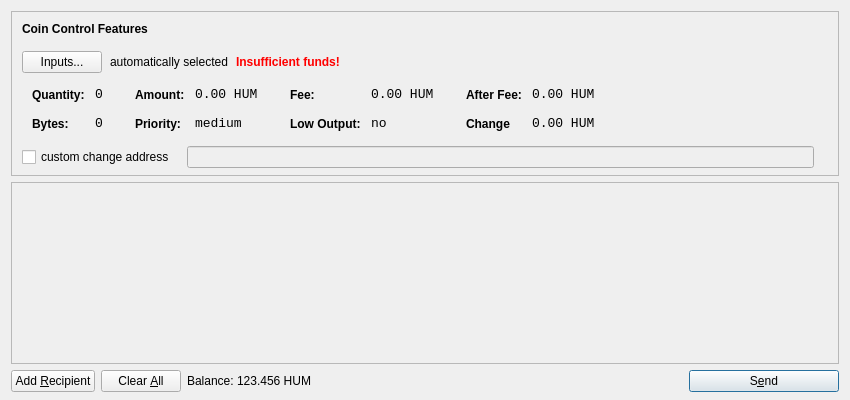
<?xml version="1.0" encoding="UTF-8"?>
<ui version="4.0">
 <class>SendCoinsDialog</class>
 <widget class="QDialog" name="SendCoinsDialog">
  <property name="geometry">
   <rect>
    <x>0</x>
    <y>0</y>
    <width>850</width>
    <height>400</height>
   </rect>
  </property>
  <property name="windowTitle">
   <string>Send Coins</string>
  </property>
  <layout class="QVBoxLayout" name="verticalLayout" stretch="0,1,0">
   <property name="bottomMargin">
    <number>8</number>
   </property>
   <item>
    <widget class="QFrame" name="frameCoinControl">
     <property name="sizePolicy">
      <sizepolicy hsizetype="Expanding" vsizetype="Expanding">
       <horstretch>0</horstretch>
       <verstretch>0</verstretch>
      </sizepolicy>
     </property>
     <property name="maximumSize">
      <size>
       <width>16777215</width>
       <height>16777215</height>
      </size>
     </property>
     <property name="frameShape">
      <enum>QFrame::StyledPanel</enum>
     </property>
     <property name="frameShadow">
      <enum>QFrame::Sunken</enum>
     </property>
     <layout class="QVBoxLayout" name="verticalLayoutCoinControl2">
      <property name="spacing">
       <number>-1</number>
      </property>
      <property name="leftMargin">
       <number>0</number>
      </property>
      <property name="topMargin">
       <number>0</number>
      </property>
      <property name="rightMargin">
       <number>0</number>
      </property>
      <property name="bottomMargin">
       <number>6</number>
      </property>
      <item>
       <layout class="QVBoxLayout" name="verticalLayoutCoinControl" stretch="0,0,0,0,1">
        <property name="spacing">
         <number>0</number>
        </property>
        <property name="leftMargin">
         <number>10</number>
        </property>
        <property name="topMargin">
         <number>10</number>
        </property>
        <item>
         <layout class="QHBoxLayout" name="horizontalLayoutCoinControl1">
          <property name="bottomMargin">
           <number>15</number>
          </property>
          <item>
           <widget class="QLabel" name="labelCoinControlFeatures">
            <property name="sizePolicy">
             <sizepolicy hsizetype="Preferred" vsizetype="Maximum">
              <horstretch>0</horstretch>
              <verstretch>0</verstretch>
             </sizepolicy>
            </property>
            <property name="font">
             <font>
              <weight>75</weight>
              <bold>true</bold>
             </font>
            </property>
            <property name="styleSheet">
             <string notr="true">font-weight:bold;</string>
            </property>
            <property name="text">
             <string>Coin Control Features</string>
            </property>
           </widget>
          </item>
         </layout>
        </item>
        <item>
         <layout class="QHBoxLayout" name="horizontalLayoutCoinControl2" stretch="0,0,0,0">
          <property name="spacing">
           <number>8</number>
          </property>
          <property name="bottomMargin">
           <number>10</number>
          </property>
          <item>
           <widget class="QPushButton" name="pushButtonCoinControl">
            <property name="styleSheet">
             <string notr="true"/>
            </property>
            <property name="text">
             <string>Inputs...</string>
            </property>
           </widget>
          </item>
          <item>
           <widget class="QLabel" name="labelCoinControlAutomaticallySelected">
            <property name="text">
             <string>automatically selected</string>
            </property>
            <property name="margin">
             <number>5</number>
            </property>
           </widget>
          </item>
          <item>
           <widget class="QLabel" name="labelCoinControlInsuffFunds">
            <property name="font">
             <font>
              <weight>75</weight>
              <bold>true</bold>
             </font>
            </property>
            <property name="styleSheet">
             <string notr="true">color:red;font-weight:bold;</string>
            </property>
            <property name="text">
             <string>Insufficient funds!</string>
            </property>
            <property name="margin">
             <number>5</number>
            </property>
           </widget>
          </item>
          <item>
           <spacer name="horizontalSpacerCoinControl">
            <property name="orientation">
             <enum>Qt::Horizontal</enum>
            </property>
            <property name="sizeHint" stdset="0">
             <size>
              <width>40</width>
              <height>1</height>
             </size>
            </property>
           </spacer>
          </item>
         </layout>
        </item>
        <item>
         <widget class="QWidget" name="widgetCoinControl" native="true">
          <property name="sizePolicy">
           <sizepolicy hsizetype="Preferred" vsizetype="Preferred">
            <horstretch>0</horstretch>
            <verstretch>0</verstretch>
           </sizepolicy>
          </property>
          <property name="minimumSize">
           <size>
            <width>0</width>
            <height>0</height>
           </size>
          </property>
          <property name="styleSheet">
           <string notr="true"/>
          </property>
          <layout class="QHBoxLayout" name="horizontalLayoutCoinControl5">
           <property name="margin">
            <number>0</number>
           </property>
           <item>
            <layout class="QHBoxLayout" name="horizontalLayoutCoinControl3" stretch="0,0,0,1">
             <property name="spacing">
              <number>20</number>
             </property>
             <property name="topMargin">
              <number>0</number>
             </property>
             <property name="bottomMargin">
              <number>10</number>
             </property>
             <item>
              <layout class="QFormLayout" name="formLayoutCoinControl1">
               <property name="horizontalSpacing">
                <number>10</number>
               </property>
               <property name="verticalSpacing">
                <number>14</number>
               </property>
               <property name="leftMargin">
                <number>10</number>
               </property>
               <property name="topMargin">
                <number>4</number>
               </property>
               <property name="rightMargin">
                <number>6</number>
               </property>
               <item row="0" column="0">
                <widget class="QLabel" name="labelCoinControlQuantityText">
                 <property name="styleSheet">
                  <string notr="true">font-weight:bold;</string>
                 </property>
                 <property name="text">
                  <string>Quantity:</string>
                 </property>
                 <property name="margin">
                  <number>0</number>
                 </property>
                </widget>
               </item>
               <item row="0" column="1">
                <widget class="QLabel" name="labelCoinControlQuantity">
                 <property name="font">
                  <font>
                   <family>Monospace</family>
                   <pointsize>10</pointsize>
                  </font>
                 </property>
                 <property name="cursor">
                  <cursorShape>IBeamCursor</cursorShape>
                 </property>
                 <property name="contextMenuPolicy">
                  <enum>Qt::ActionsContextMenu</enum>
                 </property>
                 <property name="text">
                  <string>0</string>
                 </property>
                 <property name="margin">
                  <number>0</number>
                 </property>
                 <property name="textInteractionFlags">
                  <set>Qt::LinksAccessibleByMouse|Qt::TextSelectableByKeyboard|Qt::TextSelectableByMouse</set>
                 </property>
                </widget>
               </item>
               <item row="1" column="0">
                <widget class="QLabel" name="labelCoinControlBytesText">
                 <property name="styleSheet">
                  <string notr="true">font-weight:bold;</string>
                 </property>
                 <property name="text">
                  <string>Bytes:</string>
                 </property>
                </widget>
               </item>
               <item row="1" column="1">
                <widget class="QLabel" name="labelCoinControlBytes">
                 <property name="font">
                  <font>
                   <family>Monospace</family>
                   <pointsize>10</pointsize>
                  </font>
                 </property>
                 <property name="cursor">
                  <cursorShape>IBeamCursor</cursorShape>
                 </property>
                 <property name="contextMenuPolicy">
                  <enum>Qt::ActionsContextMenu</enum>
                 </property>
                 <property name="text">
                  <string>0</string>
                 </property>
                 <property name="textInteractionFlags">
                  <set>Qt::LinksAccessibleByMouse|Qt::TextSelectableByKeyboard|Qt::TextSelectableByMouse</set>
                 </property>
                </widget>
               </item>
              </layout>
             </item>
             <item>
              <layout class="QFormLayout" name="formLayoutCoinControl2">
               <property name="horizontalSpacing">
                <number>10</number>
               </property>
               <property name="verticalSpacing">
                <number>14</number>
               </property>
               <property name="leftMargin">
                <number>6</number>
               </property>
               <property name="topMargin">
                <number>4</number>
               </property>
               <property name="rightMargin">
                <number>6</number>
               </property>
               <item row="0" column="0">
                <widget class="QLabel" name="labelCoinControlAmountText">
                 <property name="styleSheet">
                  <string notr="true">font-weight:bold;</string>
                 </property>
                 <property name="text">
                  <string>Amount:</string>
                 </property>
                 <property name="margin">
                  <number>0</number>
                 </property>
                </widget>
               </item>
               <item row="0" column="1">
                <widget class="QLabel" name="labelCoinControlAmount">
                 <property name="font">
                  <font>
                   <family>Monospace</family>
                   <pointsize>10</pointsize>
                  </font>
                 </property>
                 <property name="cursor">
                  <cursorShape>IBeamCursor</cursorShape>
                 </property>
                 <property name="contextMenuPolicy">
                  <enum>Qt::ActionsContextMenu</enum>
                 </property>
                 <property name="text">
                  <string>0.00 HUM</string>
                 </property>
                 <property name="textInteractionFlags">
                  <set>Qt::LinksAccessibleByMouse|Qt::TextSelectableByKeyboard|Qt::TextSelectableByMouse</set>
                 </property>
                </widget>
               </item>
               <item row="1" column="0">
                <widget class="QLabel" name="labelCoinControlPriorityText">
                 <property name="styleSheet">
                  <string notr="true">font-weight:bold;</string>
                 </property>
                 <property name="text">
                  <string>Priority:</string>
                 </property>
                </widget>
               </item>
               <item row="1" column="1">
                <widget class="QLabel" name="labelCoinControlPriority">
                 <property name="font">
                  <font>
                   <family>Monospace</family>
                   <pointsize>10</pointsize>
                  </font>
                 </property>
                 <property name="cursor">
                  <cursorShape>IBeamCursor</cursorShape>
                 </property>
                 <property name="contextMenuPolicy">
                  <enum>Qt::ActionsContextMenu</enum>
                 </property>
                 <property name="text">
                  <string>medium</string>
                 </property>
                 <property name="textInteractionFlags">
                  <set>Qt::LinksAccessibleByMouse|Qt::TextSelectableByKeyboard|Qt::TextSelectableByMouse</set>
                 </property>
                </widget>
               </item>
              </layout>
             </item>
             <item>
              <layout class="QFormLayout" name="formLayoutCoinControl3">
               <property name="horizontalSpacing">
                <number>10</number>
               </property>
               <property name="verticalSpacing">
                <number>14</number>
               </property>
               <property name="leftMargin">
                <number>6</number>
               </property>
               <property name="topMargin">
                <number>4</number>
               </property>
               <property name="rightMargin">
                <number>6</number>
               </property>
               <item row="0" column="0">
                <widget class="QLabel" name="labelCoinControlFeeText">
                 <property name="styleSheet">
                  <string notr="true">font-weight:bold;</string>
                 </property>
                 <property name="text">
                  <string>Fee:</string>
                 </property>
                 <property name="margin">
                  <number>0</number>
                 </property>
                </widget>
               </item>
               <item row="0" column="1">
                <widget class="QLabel" name="labelCoinControlFee">
                 <property name="font">
                  <font>
                   <family>Monospace</family>
                   <pointsize>10</pointsize>
                  </font>
                 </property>
                 <property name="cursor">
                  <cursorShape>IBeamCursor</cursorShape>
                 </property>
                 <property name="contextMenuPolicy">
                  <enum>Qt::ActionsContextMenu</enum>
                 </property>
                 <property name="text">
                  <string>0.00 HUM</string>
                 </property>
                 <property name="textInteractionFlags">
                  <set>Qt::LinksAccessibleByMouse|Qt::TextSelectableByKeyboard|Qt::TextSelectableByMouse</set>
                 </property>
                </widget>
               </item>
               <item row="1" column="0">
                <widget class="QLabel" name="labelCoinControlLowOutputText">
                 <property name="styleSheet">
                  <string notr="true">font-weight:bold;</string>
                 </property>
                 <property name="text">
                  <string>Low Output:</string>
                 </property>
                </widget>
               </item>
               <item row="1" column="1">
                <widget class="QLabel" name="labelCoinControlLowOutput">
                 <property name="font">
                  <font>
                   <family>Monospace</family>
                   <pointsize>10</pointsize>
                  </font>
                 </property>
                 <property name="cursor">
                  <cursorShape>IBeamCursor</cursorShape>
                 </property>
                 <property name="contextMenuPolicy">
                  <enum>Qt::ActionsContextMenu</enum>
                 </property>
                 <property name="text">
                  <string>no</string>
                 </property>
                 <property name="textInteractionFlags">
                  <set>Qt::LinksAccessibleByMouse|Qt::TextSelectableByKeyboard|Qt::TextSelectableByMouse</set>
                 </property>
                </widget>
               </item>
              </layout>
             </item>
             <item>
              <layout class="QFormLayout" name="formLayoutCoinControl4">
               <property name="horizontalSpacing">
                <number>10</number>
               </property>
               <property name="verticalSpacing">
                <number>14</number>
               </property>
               <property name="leftMargin">
                <number>6</number>
               </property>
               <property name="topMargin">
                <number>4</number>
               </property>
               <property name="rightMargin">
                <number>6</number>
               </property>
               <item row="0" column="0">
                <widget class="QLabel" name="labelCoinControlAfterFeeText">
                 <property name="styleSheet">
                  <string notr="true">font-weight:bold;</string>
                 </property>
                 <property name="text">
                  <string>After Fee:</string>
                 </property>
                 <property name="margin">
                  <number>0</number>
                 </property>
                </widget>
               </item>
               <item row="0" column="1">
                <widget class="QLabel" name="labelCoinControlAfterFee">
                 <property name="font">
                  <font>
                   <family>Monospace</family>
                   <pointsize>10</pointsize>
                  </font>
                 </property>
                 <property name="cursor">
                  <cursorShape>IBeamCursor</cursorShape>
                 </property>
                 <property name="contextMenuPolicy">
                  <enum>Qt::ActionsContextMenu</enum>
                 </property>
                 <property name="text">
                  <string>0.00 HUM</string>
                 </property>
                 <property name="textInteractionFlags">
                  <set>Qt::LinksAccessibleByMouse|Qt::TextSelectableByKeyboard|Qt::TextSelectableByMouse</set>
                 </property>
                </widget>
               </item>
               <item row="1" column="0">
                <widget class="QLabel" name="labelCoinControlChangeText">
                 <property name="styleSheet">
                  <string notr="true">font-weight:bold;</string>
                 </property>
                 <property name="text">
                  <string>Change</string>
                 </property>
                </widget>
               </item>
               <item row="1" column="1">
                <widget class="QLabel" name="labelCoinControlChange">
                 <property name="font">
                  <font>
                   <family>Monospace</family>
                   <pointsize>10</pointsize>
                  </font>
                 </property>
                 <property name="cursor">
                  <cursorShape>IBeamCursor</cursorShape>
                 </property>
                 <property name="contextMenuPolicy">
                  <enum>Qt::ActionsContextMenu</enum>
                 </property>
                 <property name="text">
                  <string>0.00 HUM</string>
                 </property>
                 <property name="textInteractionFlags">
                  <set>Qt::LinksAccessibleByMouse|Qt::TextSelectableByKeyboard|Qt::TextSelectableByMouse</set>
                 </property>
                </widget>
               </item>
              </layout>
             </item>
            </layout>
           </item>
          </layout>
         </widget>
        </item>
        <item>
         <layout class="QHBoxLayout" name="horizontalLayoutCoinControl4" stretch="0,0,0">
          <property name="spacing">
           <number>12</number>
          </property>
          <property name="sizeConstraint">
           <enum>QLayout::SetDefaultConstraint</enum>
          </property>
          <property name="topMargin">
           <number>5</number>
          </property>
          <property name="rightMargin">
           <number>5</number>
          </property>
          <item>
           <widget class="QCheckBox" name="checkBoxCoinControlChange">
            <property name="text">
             <string>custom change address</string>
            </property>
           </widget>
          </item>
          <item>
           <widget class="QLineEdit" name="lineEditCoinControlChange">
            <property name="enabled">
             <bool>false</bool>
            </property>
            <property name="sizePolicy">
             <sizepolicy hsizetype="Expanding" vsizetype="Fixed">
              <horstretch>0</horstretch>
              <verstretch>0</verstretch>
             </sizepolicy>
            </property>
           </widget>
          </item>
          <item>
           <widget class="QLabel" name="labelCoinControlChangeLabel">
            <property name="sizePolicy">
             <sizepolicy hsizetype="Preferred" vsizetype="Expanding">
              <horstretch>0</horstretch>
              <verstretch>0</verstretch>
             </sizepolicy>
            </property>
            <property name="minimumSize">
             <size>
              <width>0</width>
              <height>0</height>
             </size>
            </property>
            <property name="text">
             <string/>
            </property>
            <property name="margin">
             <number>3</number>
            </property>
           </widget>
          </item>
         </layout>
        </item>
        <item>
         <spacer name="verticalSpacerCoinControl">
          <property name="orientation">
           <enum>Qt::Vertical</enum>
          </property>
          <property name="sizeHint" stdset="0">
           <size>
            <width>800</width>
            <height>1</height>
           </size>
          </property>
         </spacer>
        </item>
       </layout>
      </item>
     </layout>
    </widget>
   </item>
   <item>
    <widget class="QScrollArea" name="scrollArea">
     <property name="widgetResizable">
      <bool>true</bool>
     </property>
     <widget class="QWidget" name="scrollAreaWidgetContents">
      <property name="geometry">
       <rect>
        <x>0</x>
        <y>0</y>
        <width>830</width>
        <height>165</height>
       </rect>
      </property>
      <layout class="QVBoxLayout" name="verticalLayout_2">
       <property name="margin">
        <number>0</number>
       </property>
       <item>
        <layout class="QVBoxLayout" name="entries">
         <property name="spacing">
          <number>6</number>
         </property>
        </layout>
       </item>
       <item>
        <spacer name="verticalSpacer">
         <property name="orientation">
          <enum>Qt::Vertical</enum>
         </property>
         <property name="sizeHint" stdset="0">
          <size>
           <width>20</width>
           <height>40</height>
          </size>
         </property>
        </spacer>
       </item>
      </layout>
     </widget>
    </widget>
   </item>
   <item>
    <layout class="QHBoxLayout" name="horizontalLayout">
     <item>
      <widget class="QPushButton" name="addButton">
       <property name="toolTip">
        <string>Send to multiple recipients at once</string>
       </property>
       <property name="text">
        <string>Add &amp;Recipient</string>
       </property>
       <property name="icon">
        <iconset resource="../bitcoin.qrc">
         <normaloff>:/icons/add</normaloff>:/icons/add</iconset>
       </property>
       <property name="autoDefault">
        <bool>false</bool>
       </property>
      </widget>
     </item>
     <item>
      <widget class="QPushButton" name="clearButton">
       <property name="sizePolicy">
        <sizepolicy hsizetype="Minimum" vsizetype="Fixed">
         <horstretch>0</horstretch>
         <verstretch>0</verstretch>
        </sizepolicy>
       </property>
       <property name="toolTip">
        <string>Remove all transaction fields</string>
       </property>
       <property name="text">
        <string>Clear &amp;All</string>
       </property>
       <property name="icon">
        <iconset resource="../bitcoin.qrc">
         <normaloff>:/icons/remove</normaloff>:/icons/remove</iconset>
       </property>
       <property name="autoRepeatDelay">
        <number>300</number>
       </property>
       <property name="autoDefault">
        <bool>false</bool>
       </property>
      </widget>
     </item>
     <item>
      <layout class="QHBoxLayout" name="horizontalLayout_2">
       <property name="spacing">
        <number>3</number>
       </property>
       <item>
        <widget class="QLabel" name="label">
         <property name="sizePolicy">
          <sizepolicy hsizetype="Preferred" vsizetype="Fixed">
           <horstretch>0</horstretch>
           <verstretch>0</verstretch>
          </sizepolicy>
         </property>
         <property name="text">
          <string>Balance:</string>
         </property>
        </widget>
       </item>
       <item>
        <widget class="QLabel" name="labelBalance">
         <property name="sizePolicy">
          <sizepolicy hsizetype="Preferred" vsizetype="Fixed">
           <horstretch>0</horstretch>
           <verstretch>0</verstretch>
          </sizepolicy>
         </property>
         <property name="cursor">
          <cursorShape>IBeamCursor</cursorShape>
         </property>
         <property name="text">
          <string>123.456 HUM</string>
         </property>
         <property name="textInteractionFlags">
          <set>Qt::LinksAccessibleByMouse|Qt::TextSelectableByKeyboard|Qt::TextSelectableByMouse</set>
         </property>
        </widget>
       </item>
      </layout>
     </item>
     <item>
      <spacer name="horizontalSpacer">
       <property name="orientation">
        <enum>Qt::Horizontal</enum>
       </property>
       <property name="sizeHint" stdset="0">
        <size>
         <width>40</width>
         <height>20</height>
        </size>
       </property>
      </spacer>
     </item>
     <item>
      <widget class="QPushButton" name="sendButton">
       <property name="minimumSize">
        <size>
         <width>150</width>
         <height>0</height>
        </size>
       </property>
       <property name="toolTip">
        <string>Confirm the send action</string>
       </property>
       <property name="text">
        <string>S&amp;end</string>
       </property>
       <property name="icon">
        <iconset resource="../bitcoin.qrc">
         <normaloff>:/icons/send</normaloff>:/icons/send</iconset>
       </property>
       <property name="default">
        <bool>true</bool>
       </property>
      </widget>
     </item>
    </layout>
   </item>
  </layout>
 </widget>
 <resources>
  <include location="../bitcoin.qrc"/>
 </resources>
 <connections/>
</ui>
